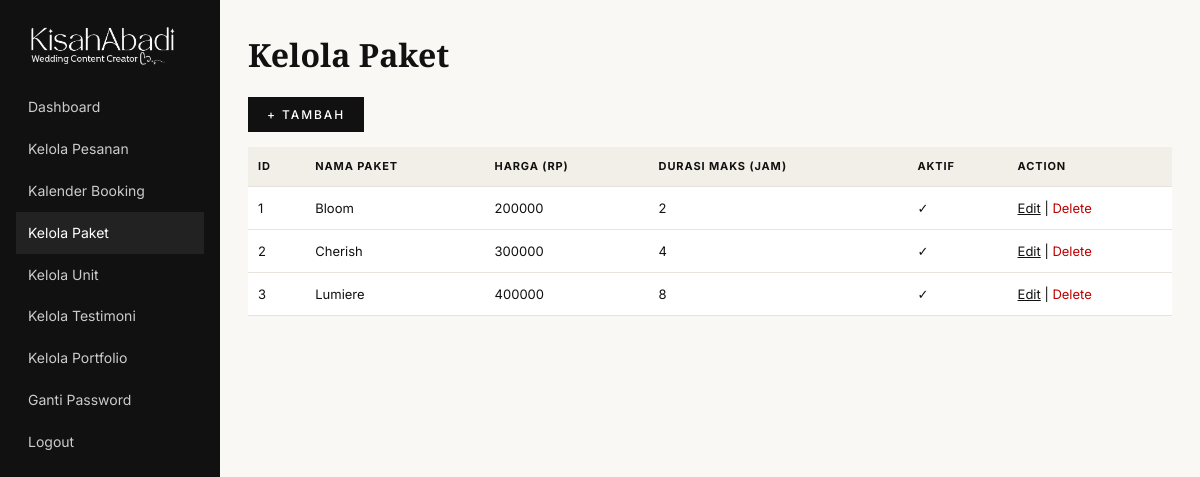
Screenshot of /admin/paket.php (signed in) with the database file from the repository.
### tables this page shows
CREATE TABLE packages(id INT AUTO_INCREMENT PRIMARY KEY,name VARCHAR(50) NOT NULL,tagline VARCHAR(255),price INT NOT NULL,max_hours INT NOT NULL,features TEXT,sort_order INT DEFAULT 0,is_active TINYINT(1) DEFAULT 1);

### admin/paket.php (called while the page is built)
<?php require 'inc/auth.php';require 'inc/layout.php';require 'inc/crud.php';
crud('packages','Kelola Paket',['name'=>['Nama Paket','text'],'tagline'=>['Tagline','text'],'price'=>['Harga (Rp)','number'],'max_hours'=>['Durasi Maks (jam)','number'],'features'=>['Fasilitas (satu per baris)','textarea'],'sort_order'=>['Urutan','number'],'is_active'=>['Aktif','check']],['name','price','max_hours','is_active'],'sort_order,id');

### inc/lib.php (called while the page is built, shortened)
<?php
function e($s){return htmlspecialchars((string)$s,ENT_QUOTES,'UTF-8');}

### admin/inc/crud.php (the view, shortened to what this page needs)
<?php
function crud($t,$title,$F,$cols,$orderBy='id DESC'){$pdo=db();$err='';$a=$_GET['a']??'list';$id=(int)($_GET['id']??0);$row=null;
if($a==='add'||$a==='edit'){if($a==='edit'&&!$row){$s=$pdo->prepare("SELECT * FROM $t WHERE id=?");$s->execute([$id]);$row=$s->fetch()?:[];}
 echo '<div><button class="btn">SIMPAN</button> <a class="btn ol" href="?">BATAL</a></div></form>';}
else{echo '<p><a class="btn sm" href="?a=add">+ TAMBAH</a></p><div class="tw"><table class="tbl"><tr><th>ID</th>';foreach($cols as $k)echo '<th>'.e($F[$k][0]).'</th>';echo '<th>Action</th></tr>';
 foreach($pdo->query("SELECT * FROM $t ORDER BY $orderBy") as $r){echo '<tr><td>'.$r['id'].'</td>';
  foreach($cols as $k){$ty=$F[$k][1];echo '<td>'.($ty==='image'?'<img src="../uploads/'.e($r[$k]).'">':($ty==='check'?($r[$k]?'✓':'–'):e(mb_strimwidth((string)$r[$k],0,60,'…')))).'</td>';}
  echo '<td><a href="?a=edit&id='.$r['id'].'">Edit</a> | <form method="post" onsubmit="return confirm(\'Hapus data ini?\')">'.csrf_field().'<input type="hidden" name="del" value="'.$r['id'].'"><button class="lb">Delete</button></form></td></tr>';}
 echo '</table></div>';}
adm_foot();}

### assets/style.css (style rules this page uses)
:root { --ink:#111;--mut:#777;--gold:#b8975a;--line:#e8e4dc;--bg2:#faf8f4;--serif:'Cormorant Garamond',serif }
* { box-sizing:border-box }
body { margin:0;font:400 15px/1.7 Inter,sans-serif;color:var(--ink);background:#fff }
a { color:inherit }
.btn { display:inline-block;padding:13px 30px;background:var(--ink);color:#fff!important;border:1px solid var(--ink);font:500 12px Inter;letter-spacing:.16em;text-decoration:none;cursor:pointer;transition:.3s }
.btn.sm { padding:9px 18px }
.tbl { width:100%;border-collapse:collapse;background:#fff;font-size:13px }
.tbl th,.tbl td { padding:10px;border-bottom:1px solid var(--line);text-align:left;vertical-align:middle }
.tbl th { background:#f2efe8;font-size:11px;text-transform:uppercase;letter-spacing:.08em }
.tw { overflow-x:auto }
.tbl form { display:inline }
.tbl .lb { background:none;border:0;color:#b00;cursor:pointer;font:inherit;padding:0 }

### rows the page displays
packages: id "1", name "Bloom", price "200000", max_hours "2", is_active 1 (drawn)
packages: id "2", name "Cherish", price "300000", max_hours "4", is_active 1 (drawn)
packages: id "3", name "Lumiere", price "400000", max_hours "8", is_active 1 (drawn)

### other values shown
$n "Dashboard"
$n "Kelola Pesanan"
$n "Kalender Booking"
$n "Kelola Paket"
$n "Kelola Unit"
$n "Kelola Testimoni"
$n "Kelola Portfolio"
$n "Ganti Password"
$n "Logout"
$t "Kelola Paket"
$F[$k][0] "NAMA PAKET"
$F[$k][0] "HARGA (RP)"
$F[$k][0] "DURASI MAKS (JAM)"
$F[$k][0] "AKTIF"
